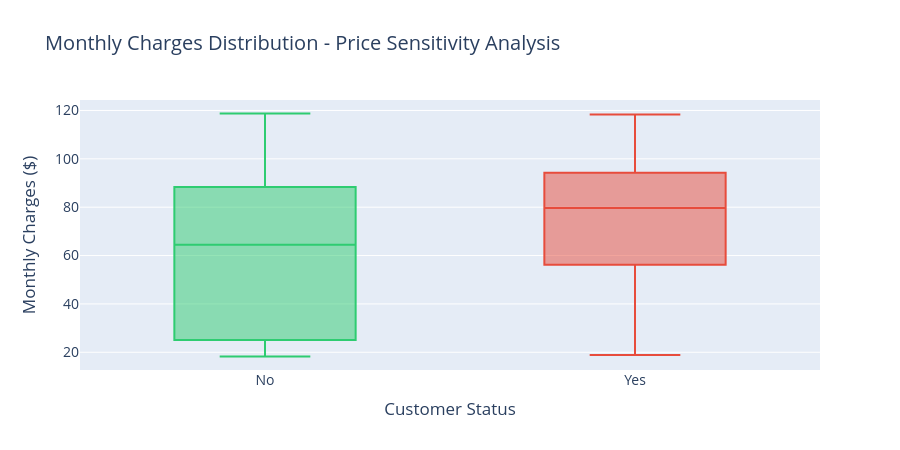

Source (notebook cell):
### Code cell
# Visualization 4: Monthly Charges Distribution by Churn Status
fig = px.box(
    df,
    x="Churn",
    y="MonthlyCharges",
    color="Churn",
    title="Monthly Charges Distribution - Price Sensitivity Analysis",
    labels={"MonthlyCharges": "Monthly Charges ($)", "Churn": "Customer Status"},
    color_discrete_map={"No": "#2ecc71", "Yes": "#e74c3c"},
    points="outliers"
)
fig.update_layout(
    height=450,
    font=dict(size=14),
    showlegend=False
)
fig.show()

# Calculate price statistics
churned_avg_price = df[df["Churn"] == "Yes"]["MonthlyCharges"].mean()
retained_avg_price = df[df["Churn"] == "No"]["MonthlyCharges"].mean()

print(f"\n💡 Business Insight: Price Sensitivity")
print(f"   - Average MRR (Churned customers): ${churned_avg_price:.2f}")
print(f"   - Average MRR (Retained customers): ${retained_avg_price:.2f}")
print(f"   - Churned customers pay {((churned_avg_price/retained_avg_price - 1) * 100):.1f}% more on average")
print(f"   - Higher prices without perceived value = churn risk")

### Figure 1 — Plotly figure (JSON) as saved in the notebook; plotly's stock layout.template omitted (floating-point values rounded to 4 significant figures; data arrays with more than 128 entries replaced by an {"elided": "..."} marker saying what was removed)
{"data": [{"alignmentgroup": "True", "boxpoints": "outliers", "hovertemplate": "Customer Status=%{x}<br>Monthly Charges ($)=%{y}<extra></extra>", "legendgroup": "No", "marker": {"color": "#2ecc71"}, "name": "No", "notched": false, "offsetgroup": "No", "orientation": "v", "showlegend": true, "type": "box", "x": {"elided": "5174 str values"}, "x0": " ", "xaxis": "x", "y": {"elided": "5174 float values"}, "y0": " ", "yaxis": "y"}, {"alignmentgroup": "True", "boxpoints": "outliers", "hovertemplate": "Customer Status=%{x}<br>Monthly Charges ($)=%{y}<extra></extra>", "legendgroup": "Yes", "marker": {"color": "#e74c3c"}, "name": "Yes", "notched": false, "offsetgroup": "Yes", "orientation": "v", "showlegend": true, "type": "box", "x": {"elided": "1869 str values"}, "x0": " ", "xaxis": "x", "y": {"elided": "1869 float values"}, "y0": " ", "yaxis": "y"}], "layout": {"boxmode": "overlay", "font": {"size": 14}, "height": 450, "legend": {"title": {"text": "Customer Status"}, "tracegroupgap": 0}, "showlegend": false, "title": {"text": "Monthly Charges Distribution - Price Sensitivity Analysis"}, "xaxis": {"anchor": "y", "categoryarray": ["No", "Yes"], "categoryorder": "array", "domain": [0, 1], "title": {"text": "Customer Status"}}, "yaxis": {"anchor": "x", "domain": [0, 1], "title": {"text": "Monthly Charges ($)"}}}}
